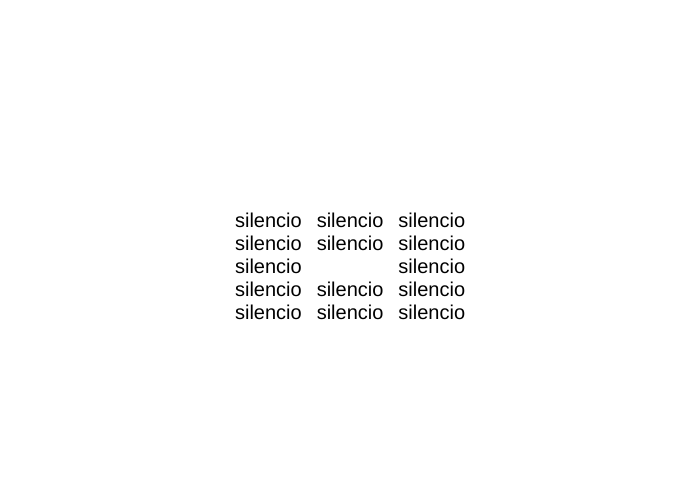
Frame 1 (no input)
Frame 60 (no input): identical to frame 1, image omitted
Frame 120 (the mouse pressed at the canvas centre since frame 60): identical to frame 1, image omitted

The p5.js sketch that drew this single still picture (run headless with seeded random() and noise() and a simulated clock; from frame 60 on, the mouse is pressed at the canvas centre):

// p5.js sketch
// ── sketch.js
// --------------------------------------------------------------------------------
// Eugene Gomringer, 'silencio', 1954
//
// Jérémie Wenger, 2023
// With Iris Colomb, in the context of *Machines poétiques*: exploring textual
// systems through experimental French poetry, Goldsmiths College
// --------------------------------------------------------------------------------

let N;
let halfN;
let margin;

let word;
let wLength;
let fontSize;
let lineHeight;

function setup() {

  N = 3;
  halfN = Math.floor(N/2);
  halfNPlus2 = Math.floor((N+2)/2);

  word = "silencio";

  margin = 50;
  createCanvas(700, 500);

  fill(0);
  fontSize = 20;
  textAlign(CENTER);
  textSize(fontSize);
  textFont('Helvetica');
  lineHeight = textAscent() + textDescent();
  wLength = textWidth(word) + 15;
}

function draw() {
  background(255);

  for (i = 0; i < N; i++) {
    for (j = 0; j < N + 2; j++) {
      if (i === halfN && j === halfNPlus2) {
        continue;
      } else {
        text(
          word,
          width/2 - halfN * wLength + wLength * i,
          height/2 - halfN * lineHeight + lineHeight * j
        );
      }
    }
  }
}
